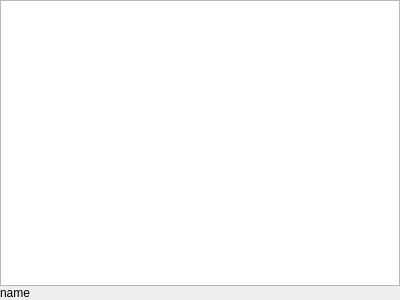
<?xml version="1.0" encoding="UTF-8"?>
<ui version="4.0">
 <class>BankName</class>
 <widget class="QFrame" name="BankName">
  <property name="enabled">
   <bool>true</bool>
  </property>
  <property name="geometry">
   <rect>
    <x>0</x>
    <y>0</y>
    <width>400</width>
    <height>300</height>
   </rect>
  </property>
  <property name="windowTitle">
   <string>Frame</string>
  </property>
  <layout class="QVBoxLayout" name="verticalLayout">
   <property name="spacing">
    <number>0</number>
   </property>
   <property name="leftMargin">
    <number>0</number>
   </property>
   <property name="topMargin">
    <number>0</number>
   </property>
   <property name="rightMargin">
    <number>0</number>
   </property>
   <property name="bottomMargin">
    <number>0</number>
   </property>
   <item>
    <widget class="QTextEdit" name="m_Value"/>
   </item>
   <item>
    <widget class="QLabel" name="m_Name">
     <property name="sizePolicy">
      <sizepolicy hsizetype="Minimum" vsizetype="Minimum">
       <horstretch>0</horstretch>
       <verstretch>0</verstretch>
      </sizepolicy>
     </property>
     <property name="text">
      <string>name</string>
     </property>
    </widget>
   </item>
  </layout>
 </widget>
 <resources/>
 <connections/>
</ui>
